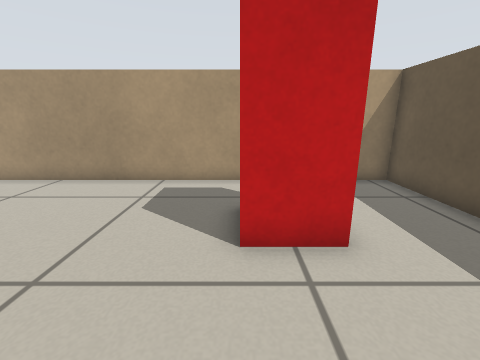
View 1 (above)

16 first-person views from a walk through a world built for the Player/Stage simulator. The camera is 0.57 m above the floor, tilts 14° down and sees 90° across. Floor lines are 1 m apart. The floor is counted in squares, 0.25 m on a side. Each view is taken from the middle of a square. On the plan, view 1 faces up. The plan holds only what a view shows up to about 16 squares ahead; the rest is blank. Robots are left out.

View 2
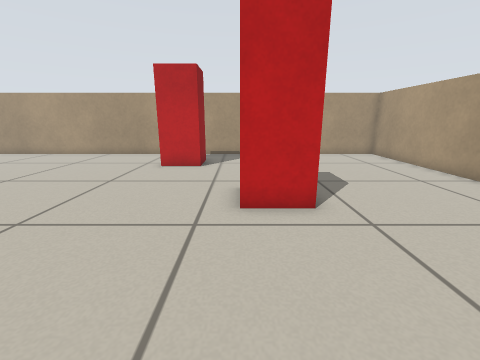

View 3
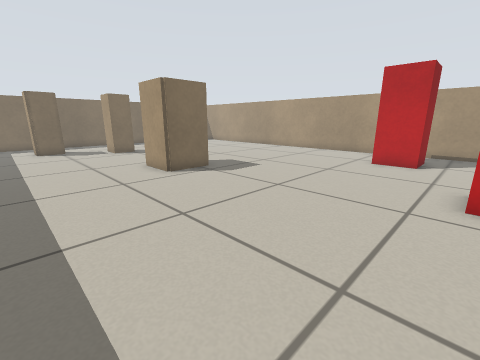

View 4
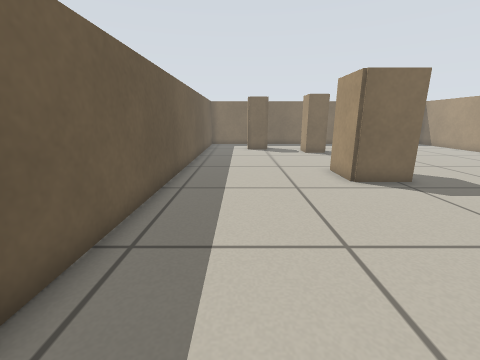

View 5
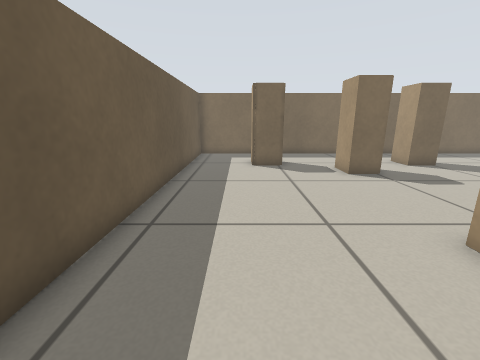

View 6
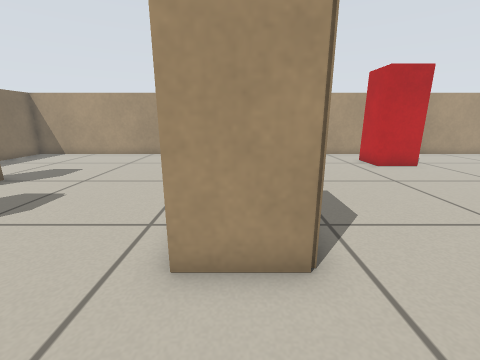

View 7
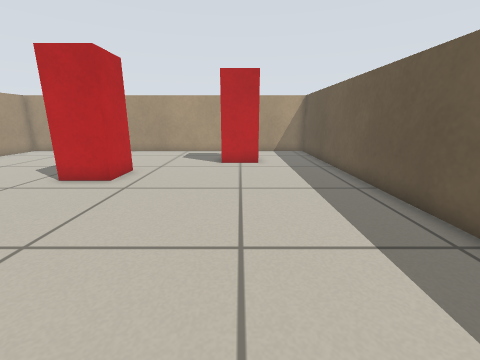

View 8
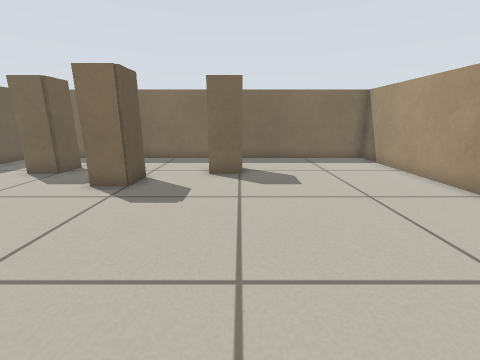

View 9
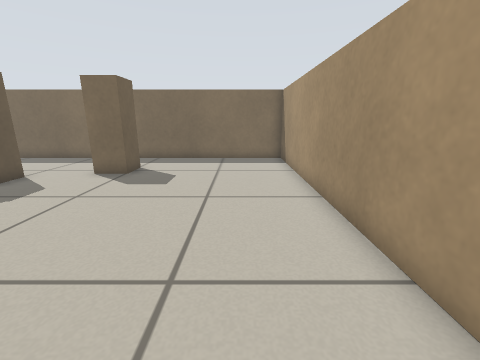

View 10
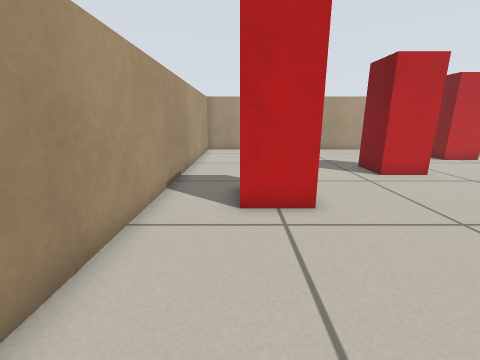

View 11
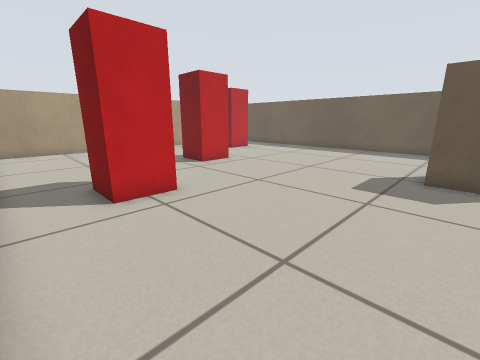

View 12
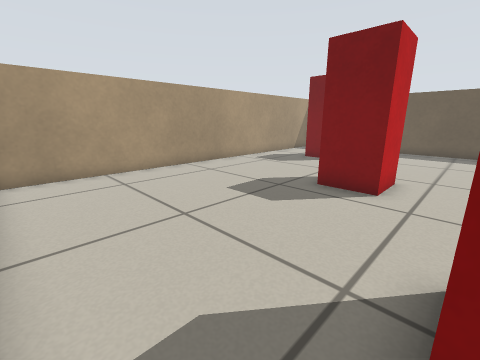

View 13
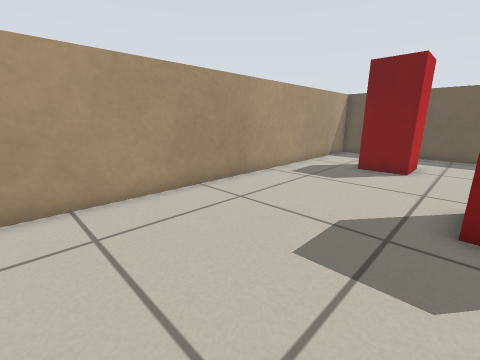

View 14
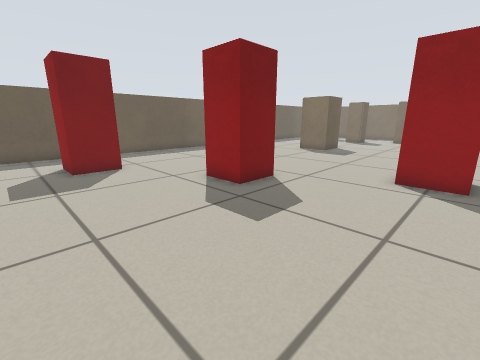

View 15
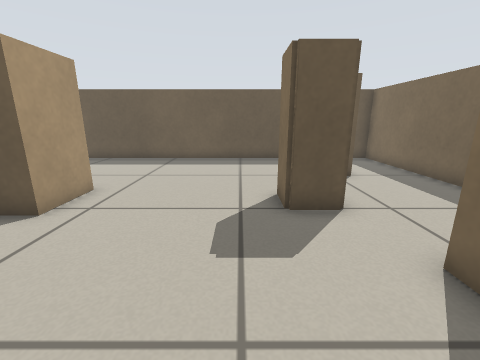

View 16
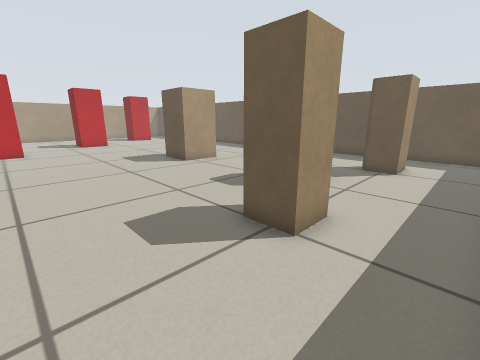

### Floor plan
Points are (right, up) in squares from view 1. A wall is a line through its corners. A room is listed if a view was taken in it or the views show most of it. See-through windows are left out.
Room 1 (views 1, 2, 3, 4, 5, 6, 7, 8, 9, 10, 11, 12, 13, 14, 15, 16)
walls: (-3.5, -9.8) (-1.2, -9.8) (-1.2, -12.1) (-3.5, -12.1) (-3.5, -9.8); (-3.1, -19.8) (-3.1, -18.2) (-1.7, -18.2) (-1.7, -19.8); (-5.7, -20.2) (-5.7, -21.7) (-7.1, -21.7) (-7.1, -20.2) (-5.7, -20.2); (0.8, -20.2) (2.4, -20.2) (2.4, -21.7) (0.8, -21.7) (0.8, -20.2); (-14.5, -24.8) (5.7, -24.8) (5.7, 9.1) (-14.5, 9.1) (-14.5, -24.8)
objects: red box (-12, -4) to (-10, -2); red box (-6, 0) to (-4, 2); red box (0, 4) to (2, 6)

Where each view was taken, in squares from view 1:
view 1: 0 up, 0 right, facing up
view 2: 0 up, 2 right, facing left
view 3: 0 up, 4 right, facing down-left
view 4: 1 down, 3 right, facing down
view 5: 8 down, 3 right, facing down
view 6: 11 down, 2 right, facing left
view 7: 9 down, 1 right, facing up
view 8: 10 down, 7 left, facing down
view 9: 10 down, 12 left, facing down
view 10: 10 down, 12 left, facing up
view 11: 11 down, 14 left, facing up-right
view 12: 2 down, 14 left, facing up-right
view 13: 2 up, 12 left, facing up-right
view 14: 8 up, 12 left, facing down-right
view 15: 17 down, 9 left, facing right
view 16: 24 down, 11 left, facing up-right
